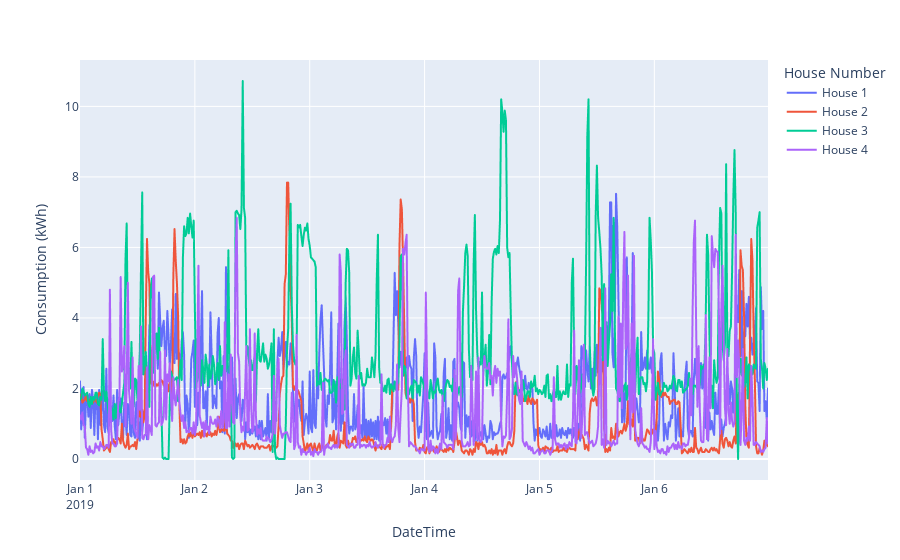

Notebook code for this chart:
### Markdown cell above
### House characteristics

### Code cell
with open('db.pkl', 'rb') as file:
    db = pickle.load(file)
ddf = db['ld']
ddf[["House 1",	"House 2",	"House 3",	"House 4"]] *= 4
ddf['DateTime'] = pd.to_datetime(ddf['DateTime'])
first_week_df = ddf[ddf['DateTime'].dt.strftime('%W') == '00']
# Create the line plot
fig = px.line(first_week_df, x='DateTime', y=['House 1', 'House 2', 'House 3', 'House 4'])
fig.update_layout(
    legend_title='House Number'
)

# Customize the y-axis label
fig.update_yaxes(title_text='Consumption (kWh)')
# Show the plot
fig.show()

### Figure 1 — Plotly figure (JSON) as saved in the notebook; plotly's stock layout.template omitted (floating-point values rounded to 4 significant figures; data arrays with more than 128 entries replaced by an {"elided": "..."} marker saying what was removed)
{"data": [{"hovertemplate": "variable=House 1<br>DateTime=%{x}<br>value=%{y}<extra></extra>", "legendgroup": "House 1", "line": {"color": "#636efa", "dash": "solid"}, "marker": {"symbol": "circle"}, "mode": "lines", "name": "House 1", "showlegend": true, "type": "scattergl", "x": {"elided": "576 str values"}, "xaxis": "x", "y": {"elided": "576 float values"}, "yaxis": "y"}, {"hovertemplate": "variable=House 2<br>DateTime=%{x}<br>value=%{y}<extra></extra>", "legendgroup": "House 2", "line": {"color": "#EF553B", "dash": "solid"}, "marker": {"symbol": "circle"}, "mode": "lines", "name": "House 2", "showlegend": true, "type": "scattergl", "x": {"elided": "576 str values"}, "xaxis": "x", "y": {"elided": "576 float values"}, "yaxis": "y"}, {"hovertemplate": "variable=House 3<br>DateTime=%{x}<br>value=%{y}<extra></extra>", "legendgroup": "House 3", "line": {"color": "#00cc96", "dash": "solid"}, "marker": {"symbol": "circle"}, "mode": "lines", "name": "House 3", "showlegend": true, "type": "scattergl", "x": {"elided": "576 str values"}, "xaxis": "x", "y": {"elided": "576 float values"}, "yaxis": "y"}, {"hovertemplate": "variable=House 4<br>DateTime=%{x}<br>value=%{y}<extra></extra>", "legendgroup": "House 4", "line": {"color": "#ab63fa", "dash": "solid"}, "marker": {"symbol": "circle"}, "mode": "lines", "name": "House 4", "showlegend": true, "type": "scattergl", "x": {"elided": "576 str values"}, "xaxis": "x", "y": {"elided": "576 float values"}, "yaxis": "y"}], "layout": {"legend": {"title": {"text": "House Number"}, "tracegroupgap": 0}, "margin": {"t": 60}, "xaxis": {"anchor": "y", "domain": [0, 1], "title": {"text": "DateTime"}}, "yaxis": {"anchor": "x", "domain": [0, 1], "title": {"text": "Consumption (kWh)"}}}}
